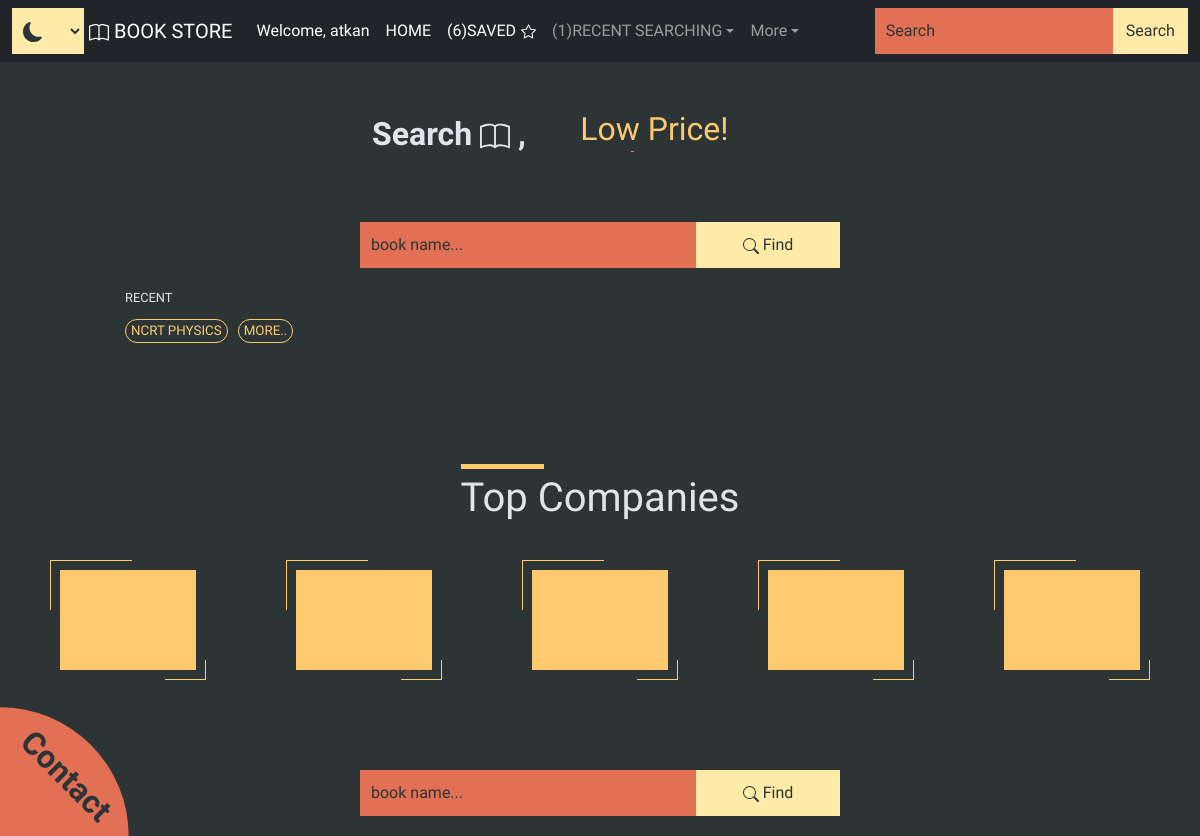
The app's page / (signed in), older data.
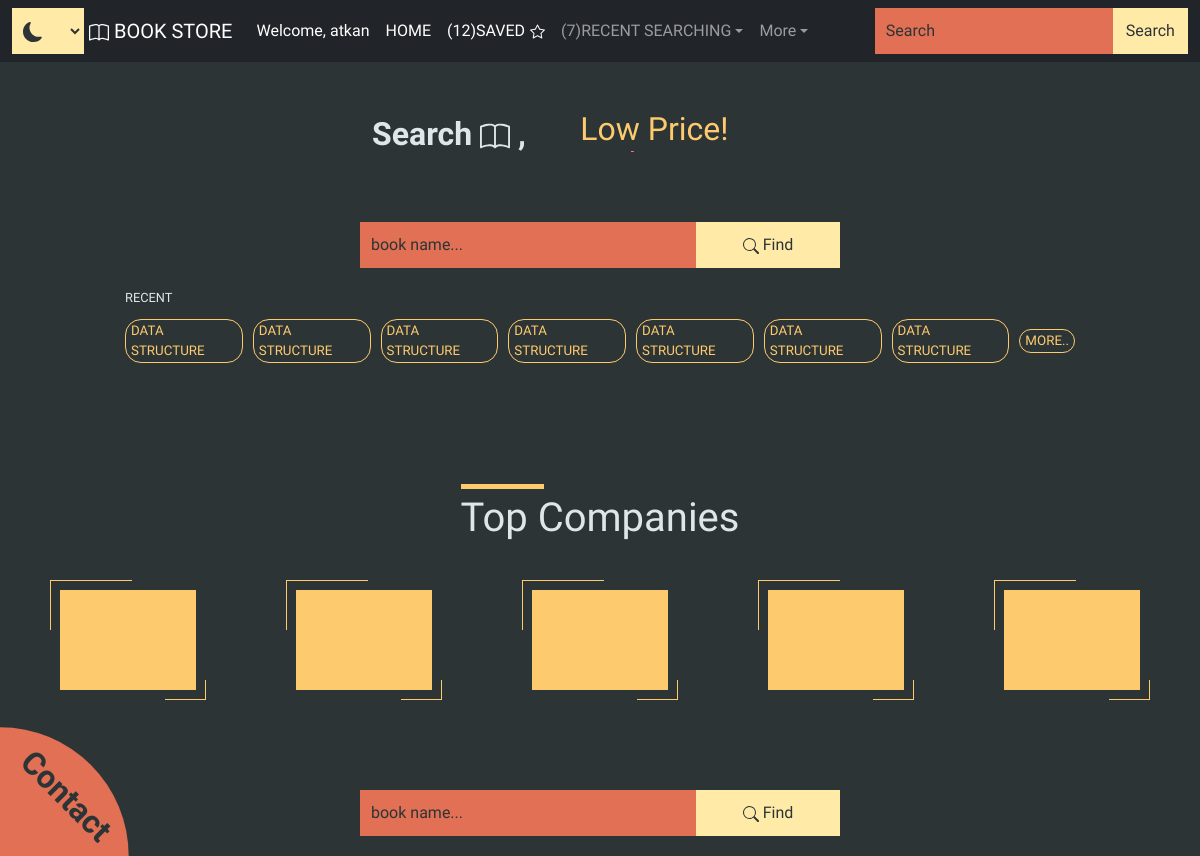
The same page, newer data.
### core/models.py (models this page shows)
class RecentSearch(models.Model):
    user = models.ForeignKey(User,on_delete=models.CASCADE)
    name = models.CharField(max_length=200)
    time = models.DateTimeField(auto_now=True)
    def __str__(self):
        return self.name

### core/views.py (the view)
# urls.py: path('', views.home, name='home'),
def home(request):
    saved_len=0
    recent_search=[]
    if request.user.is_authenticated:
        data1 = Favbooks.objects.filter(user=request.user)
        saved_len = len(data1)
        recent_search = RecentSearch.objects.filter(user=request.user).order_by('-id')
    if request.method=="POST":
        name = request.POST['name']
        return redirect(find, name,1)
    return render(request,"base/base.html",{"saved_len":saved_len,"recent_search":recent_search})

### core/templates/base/base.html (shortened to what the changed rows need)
<!DOCTYPE html>
<html lang="en">
{% load static %}
<head>
    <link rel="stylesheet" href="{% static 'CSS/styles.css' %}">
    <link rel="stylesheet" href="{% static 'CSS/book-card.css' %}">
    <link rel="stylesheet" href="{% static 'CSS/footer.css' %}">
    <link rel="stylesheet" id="changeTheme" href="{% static 'CSS/darkTheme.css' %}">
    <link href="https://cdn.jsdelivr.net/npm/bootstrap@5.0.2/dist/css/bootstrap.min.css" rel="stylesheet">
</head>
<body>
    <nav class="navbar navbar-expand-lg navbar-dark bg-dark">
        <div class="container-fluid">
            <div class="collapse navbar-collapse" id="navbarTogglerDemo03">
                <ul class="navbar-nav me-auto mb-2 mb-lg-0">
                    {% if request.user.is_authenticated%}
                    <li class="nav-item">
                        <a class="nav-link active" aria-current="page">Welcome, {{user.username}}</a>
                    </li>
                    <li class="nav-item">
                        <a class="nav-link active" aria-current="page" href="{% url 'home' %}">HOME</a>
                    </li>
                    <li class="nav-item">
                        <a class="nav-link active" href="{% url 'saved_books' 1 %}" style="display: flex;align-items: center;">
                            (<span id="fav_len">{{saved_len}}</span>)SAVED
                        </a>
                    </li>
                    <li class="nav-item dropdown">
                        <a class="nav-link dropdown-toggle" style="display: flex;align-items: center;" href="#" id="navbarDropdown" role="button" data-bs-toggle="dropdown" aria-expanded="false">
                            ({{recent_search|length}})RECENT SEARCHING
                        </a>
                    </li>
                    <li class="nav-item dropdown">
                        <a class="nav-link dropdown-toggle" style="display: flex;align-items: center;" href="#" id="navbarDropdown" role="button" data-bs-toggle="dropdown" aria-expanded="false">
                            More
                        </a>
                    </li>
                    {% endif %}
                </ul>
            </div>
        </div>
    </nav>
    <div class="content">
        <div class="search-book">
            {% if recent_search|length > 0 %}
            <div class="recent_searches">
                <ul>
                    {% for recent in recent_search %} {% if 8 > forloop.counter %}
                    <li>
                        <a href="{% url 'find' recent 1 %}">{{recent}}</a>
                    </li>
                    {%endif%}{%endfor%}
                </ul>
            </div>
            {%endif%}
        </div>
        <div class="title-company">
            <h1>Top Companies</h1>
        </div>
    </div>
</body>
</html>

Row changes from the older to the newer data that the page shows:
removed RecentSearch: name "NCRT PHYSICS"
added RecentSearch: name "DATA STRUCTURE"
added RecentSearch: name "DATA STRUCTURE"
added RecentSearch: name "DATA STRUCTURE"
added RecentSearch: name "DATA STRUCTURE"
added RecentSearch: name "DATA STRUCTURE"
added RecentSearch: name "DATA STRUCTURE"
added RecentSearch: name "DATA STRUCTURE"
Text that changed along with them:
{{ saved_len }}: "6" → "12"
{{ recent_search|length }}: "1" → "7"
